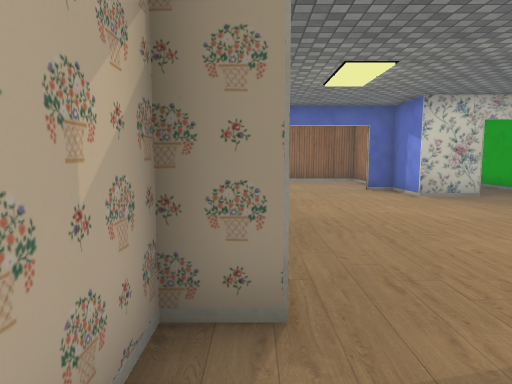
View 1 (above)

16 first-person views from a walk through a scene from a Unity 3-D project. The camera is 1.4 m above the floor, tilts 6° down and sees 75° across. Doors are open. The floor is counted in squares, 1.11 m on a side. Each view is taken from the middle of a square. On the plan, view 1 faces up. The plan holds only what a view shows up to about 14 squares ahead; the rest is blank. The player character is not drawn. Some surface patterns are stand-ins.

View 2
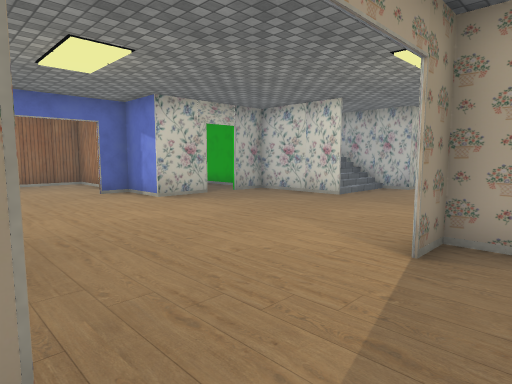

View 3
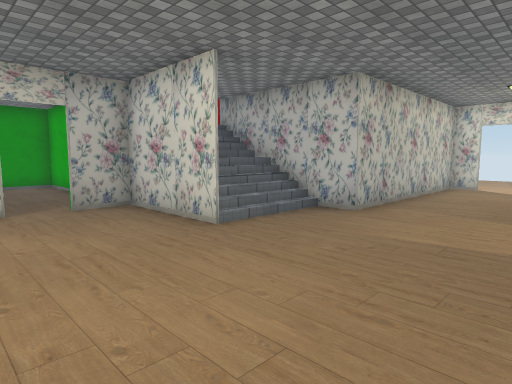

View 4
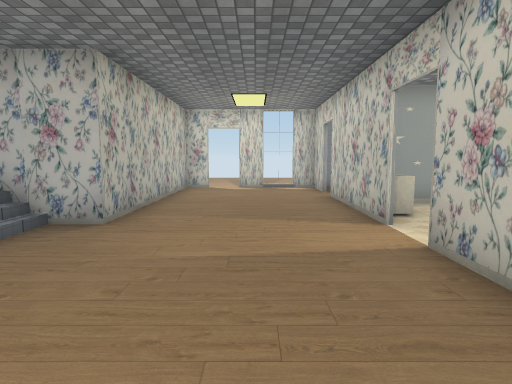

View 5
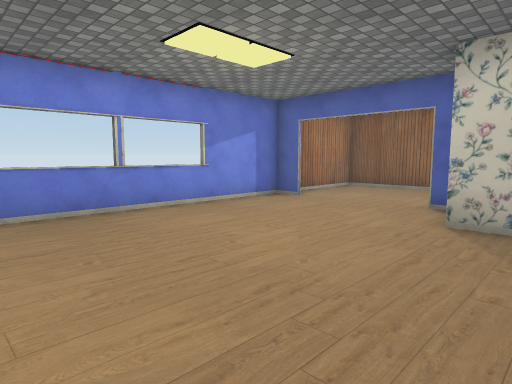

View 6
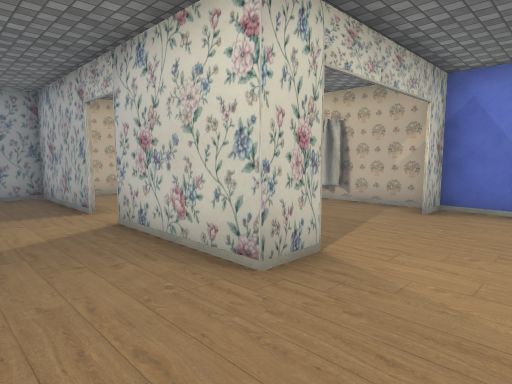

View 7
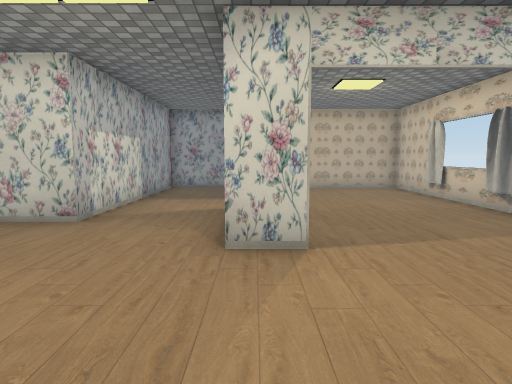

View 8
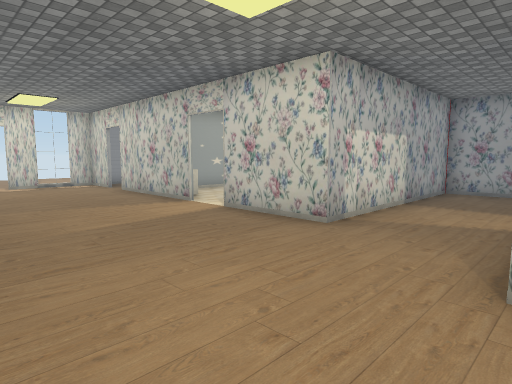

View 9
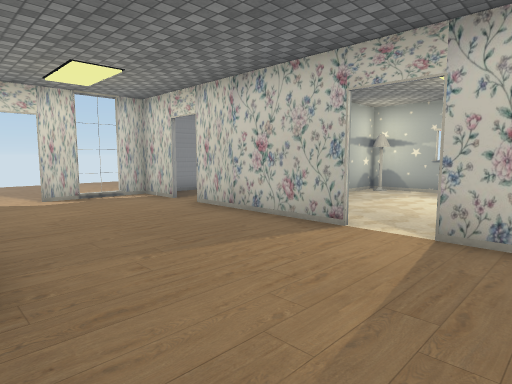

View 10
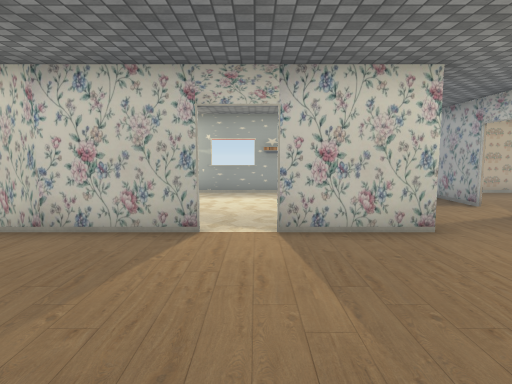

View 11
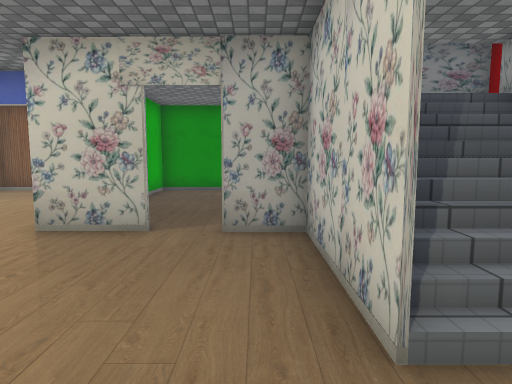

View 12
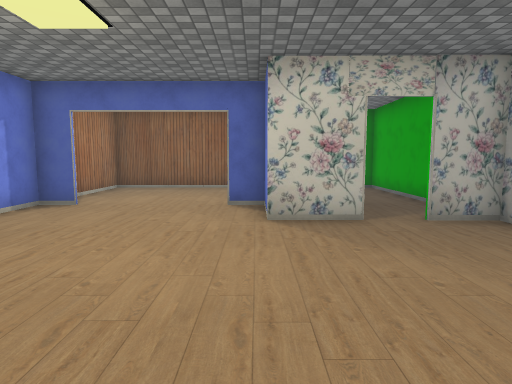

View 13
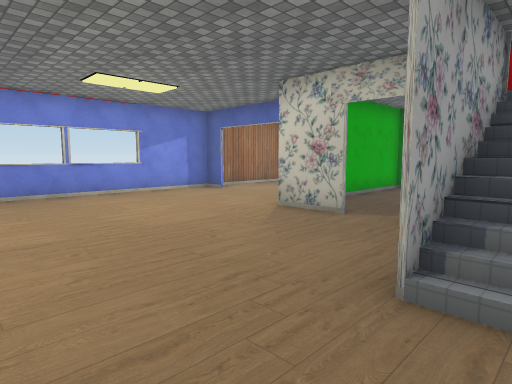

View 14
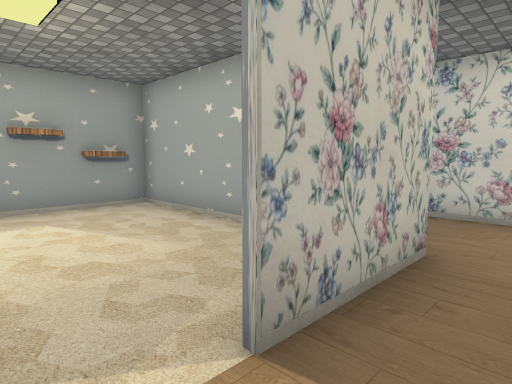

View 15
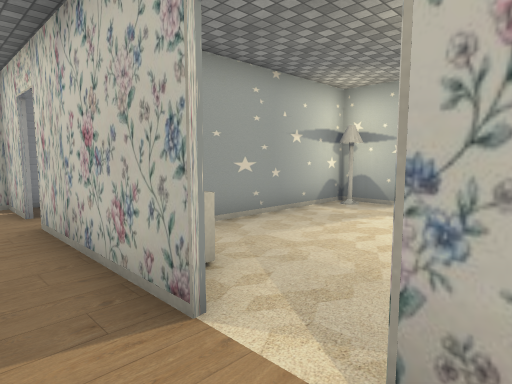

View 16
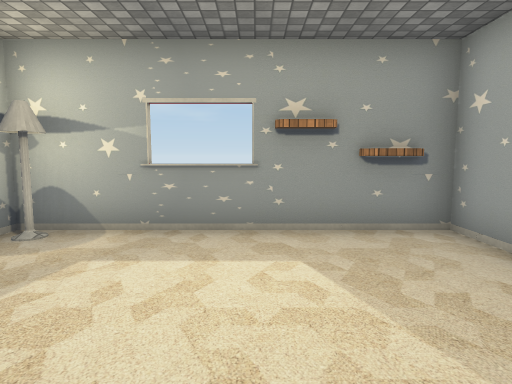

### Floor plan
Ten units are one square. View 1 is at (0, 0); x grows to the right and y downward. Boxes are objects, and circles mark ways between rooms. Rooms are numbered by the first view taken in them; rooms with no view inside come last. Other rooms are left out.
<svg viewBox="-13 -182 228 256">
<path fill="none" stroke="#000" d="M42 -25 54 -25 54 14M53 -16 53 -24 42 -24M105 -69 99 -69 99 -106 84 -106M72 -106 53 -106 53 -127 42 -127M2 -24 -8 -24M85 14 85 -6 116 -6M-8 -25 2 -25M130 -6 135 -6M4 -127 -7 -127 -7 67 40 67M154 -6 179 -6M39 -177 -7 -177 -7 -141M190 -6 208 -6 208 -38M208 -49 208 -59 132 -59 132 -96 99 -96 99 -69M105 -72 99 -72M105 -76 99 -76M105 -79 99 -79M128 -102 115 -102M131 -99 114 -99M86 28 86 68M79 67 161 67 161 8M99 -128 99 -177 54 -177 54 -136M54 28 54 67 79 67M85 69 85 14"/>
<rect x="135" y="-5" width="20" height="10" fill="#bbb"><title>drawers</title></rect>
<rect x="155" y="55" width="10" height="10" fill="#bbb"><title>lamp</title></rect>
<circle cx="125" cy="-5" r="3" fill="#2a7"/>
<circle cx="145" cy="-15" r="3" fill="#2a7"/>
<circle cx="75" cy="-110" r="3" fill="#2a7"/>
<circle cx="50" cy="20" r="3" fill="#2a7"/>
<circle cx="65" cy="5" r="3" fill="#2a7"/>
<text x="60" y="-50">1</text>
<text x="120" y="30">2</text>
<text x="70" y="-150">3</text>
<text x="60" y="40">4</text>
</svg>
Room 1 opens to room 2. Room 1 opens to room 3. Room 1 opens to room 4.

Where each view was taken, in squares from view 1:
view 1: 0 up, 0 right, facing up
view 2: 1 up, 0 right, facing up-right
view 3: 2 up, 6 right, facing up-right
view 4: 3 up, 7 right, facing right
view 5: 4 up, 7 right, facing up-left
view 6: 5 up, 8 right, facing down-left
view 7: 7 up, 5 right, facing down
view 8: 6 up, 5 right, facing down-right
view 9: 6 up, 10 right, facing down-right
view 10: 7 up, 12 right, facing down
view 11: 5 up, 9 right, facing up
view 12: 4 up, 5 right, facing up
view 13: 4 up, 11 right, facing up-left
view 14: 2 up, 13 right, facing down-left
view 15: 2 up, 11 right, facing down-right
view 16: 1 down, 12 right, facing down
